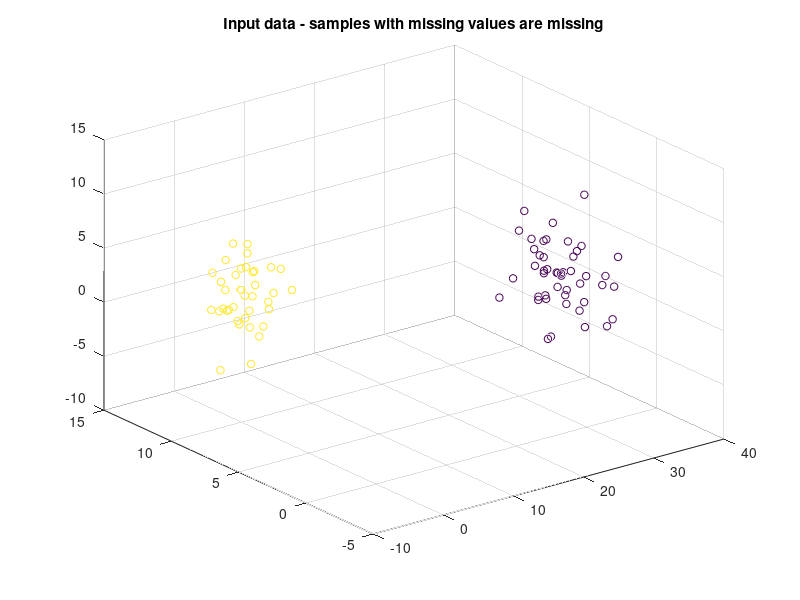

This figure's MATLAB source: (Note: this script raises an error after producing the figure.)
%% ###Missing values and scaling###

clear all;
close all;

% random data
data = randn([100,3])*diag([1 2 3])+repmat([30 2 3], 100, 1); 
data = [data; randn([100,3])*diag([2 1 3])+repmat([1 10 1], 100, 1)];

% add some missing values
tmp = randperm(200*3);
missinindex = tmp(1:150);
data(missinindex) = NaN;

% scatterplot 3D: only samples with non-missing values
shape = repmat(30,200,1);
color = [repmat(1,100,1);  repmat(2,100,1)];
scatter3(data(:,1), data(:,2), data(:,3), shape, color)
title('Input data - samples with missing values are missing')

%% Example 1:  
% replace missing values by appropriate mean value and visualize the results

meandata = data;

anyNanRow = (isnan(data)*[1;1;1]>0);

color_mean = color;
color_mean(anyNanRow) = 3;

data_mean = nanmean(meandata);
index = 1:200;
for i = index(anyNanRow)
    selsample = meandata(i, :);  
    mask = isnan(selsample);
    if ~all(mask) 
        meandata(i, mask) = data_mean(mask);
    end
end

figure
scatter3(meandata(:,1), meandata(:,2), meandata(:,3), shape, color_mean)
title('Missing values replaced by mean')

%% Assignment 1:  
% replace missing values by 1NN and visualize results
knndata = data;

% %%%%%%%%% Zde doplnte kod dle ukolu 1 %%%%%%%%%%%%%
[ ndata, ndim ] = size(knndata);
ifull = sum(isnan(knndata),2) == 0;
imiss1 = sum(isnan(knndata),2) == 1;
imiss2 = sum(isnan(knndata),2) == 2;

f = knndata(ifull,:);%search here
nf = sum(ifull);

for dim1 = 1:3,
    dim2 = setdiff(1:3, dim1);
       
    i = isnan(knndata(:, dim1)) & imiss1;%missing
    ni = sum(i);
    p = knndata(i, :); %present
    dist2 = squeeze(sum((repmat(f(:,dim2),[1,1,ni]) - permute(repmat(p(:, dim2),[1,1,nf]),[3,2,1])).^2,2));
    [~,j] = min(dist2,[], 1);
    knndata(i, dim1) = f(j,dim1);
    
    i = (sum(isnan(knndata(:, dim2)),2) == 2) & imiss2;%missing
    ni = sum(i);
    p = knndata(i, :); %present
    dist = squeeze((repmat(f(:,dim1),[1,1,ni]) - permute(repmat(p(:, dim1),[1,1,nf]),[3,2,1])));
    [~,j] = min(dist,[], 1);
    knndata(i, dim2) = f(j,dim2);
end;
color_knn = color_mean;
%

figure
scatter3(knndata(:,1), knndata(:,2), knndata(:,3), shape, color_knn)
title('Missing values replaced by 1-NN')

%% Example 2:  2D scatter plot of 3D data by PCA - without standardization

knndata_pca = knndata(~isnan(knndata(:,1)),:); % some rows can contain all NaN values, remove them out
shape_pca = shape(~isnan(knndata(:,1)),:);
color_knn_pca = color_knn(~isnan(knndata(:,1)),:);

coeff = princomp(knndata_pca);
pca=knndata_pca*coeff;

figure
scatter(pca(:,1), pca(:,2), shape_pca, color_knn_pca);
title('Non-standardized 2D visualization');

%% Assignment 2:  2D scatter plot of 3D data by PCA - with standardization

% %%%%%%%%% Zde doplnte kod dle ukolu 2 %%%%%%%%%%%%%
standardized_knndata_pca = (knndata_pca-repmat(mean(knndata_pca),size(knndata_pca,1),1))./repmat(std(knndata_pca),size(knndata_pca,1),1);
%

coeff = princomp(standardized_knndata_pca);
pca=knndata_pca*coeff;

figure
scatter(pca(:,1), pca(:,2), shape_pca, color_knn_pca);
title('Standardized 2D visualization');

%%  ###Outlier values###
clear all
load('outlier_data.mat')


figure
subplot(1,2,1)
scatter(data(:,1), data(:,2))
title('Data with outliers');
subplot(1,2,2)
boxplot(data)

%% Example 3: Remove outliers (univariate approach)
% Sample (vector) is removed if any its element is far from its mean more than n*std. 

n = 3; 
c1 = data(:,1);
mu1 = mean(c1); % Data mean
sigma1 = std(c1); % Data standard deviation
index1 = abs(c1 - mu1) > n*sigma1; % outlier candidates

c2 = data(:,2);
mu2 = mean(c2); % Data mean
sigma2 = std(c2); % Data standard deviation
index2 = abs(c2 - mu2) > n*sigma2; % outlier candidates

index = index1 | index2;
outliers = data(index,:)

figure
subplot(1,2,1)
scatter(data(~index,1), data(~index,2))
title('Data without outliers (univariate approach)');
subplot(1,2,2)
boxplot(data(~index,:))

%% Assignment 3:  Remove outliers using k-means

X = data;
m = 10;
th = 0.01;
R = 100;
nReplicates = 40;

% #### Outlier removal algorithm ####
% IN: 
%       X     : data samples  
%       m     : number of clusters
%       th    : threshold for distrortion
%       R     : maximal number of algorithm steps
%       nReplicates : number of runs of k-means (matlab returns the best partitioning)
% OUT:
%       X     : data samples without outliers

% init
i = 0;
outliers = [];
while(1)    
    i = i+1;
    % number of samples
    len = size(X,1);
    % find centroids( newC) and partitioning (newP)
    [newP, newC] = kmeans(X,m,'replicates',nReplicates);     
     
    % %%%%%%%%% Zde doplnte kod dle ukolu 3 %%%%%%%%%%%%%    
    newX = X;
    % ### BEGIN of outlier removal code ###
    for ic = 1:m,
        ix = newP==ic;
        if sum(ix) > 1,
            dists = sqrt(sum((X(ix, :) - repmat(newC(ic,:),sum(ix),1)).^2,2));
            [smax, ismax] = max(dists);
            [smin, ismin] = min(dists);
            distort = smin/smax;
            if distort < th,
                ix = find(ix);
                outliers = [outliers;newX(ix(ismax),:)];
                newP(ix(ismax),:) = NaN;
                newX(ix(ismax),:) = NaN;
                newC(:); %%% no impact?
            end;
        else
            outliers = [outliers;newX(ix,:)];
            newP(ix) = NaN;
            newX(ix,:) = NaN;
            newC(ic,:) = NaN;
            m = m - 1;
        end;
    end;
    newX(max(isnan(newX),[],2),:) = [];
    newP(isnan(newP)) = [];
    newC(max(isnan(newC),[],2),:) = [];
    % END of outlier removal code
    
    % new number of samples
    new_len = size(newX,1);    
    % compute new centers and partitioning    
    X = newX; 
    
    % stop conditions
    if i>R | new_len==len    
        break 
    end        
end
outliers

% compute optimal partitioning on the new data
[P, C, sumd] = kmeans(X, m,'replicates',nReplicates);

figure
subplot(1,2,1)
scatter(X(:,1), X(:,2), ones(size(X,1),1)*10, P)
hold on
scatter(C(:,1), C(:,2), ones(size(C,1),1)*40)
title('Data without outliers')
subplot(1,2,2)
[P, C] = kmeans(data, m);
scatter(data(:,1), data(:,2), ones(size(data,1),1)*10, P)
title('Data with outliers')

figure
subplot(1,2,1)
scatter(X(:,1), X(:,2))
title('Data without outliers (multivariate approach)');
subplot(1,2,2)
boxplot(X)


